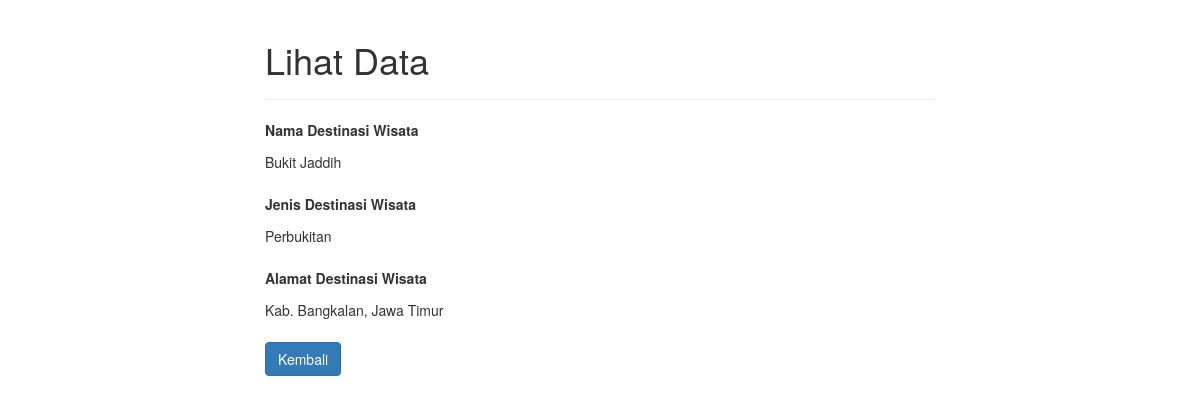
/login/read.php?id=4, run on the app's committed database.
### tables this page shows
CREATE TABLE `destinasi` (
  `id` int(11) NOT NULL,
  `nama` varchar(50) NOT NULL,
  `jenis` varchar(50) NOT NULL,
  `alamat` varchar(50) NOT NULL
);

### login/read.php (the view, shortened to what this page needs)
<?php
if(isset($_GET["id"]) && !empty(trim($_GET["id"]))){
    require_once "config.php";
    $sql = "SELECT * FROM destinasi WHERE id = ?";
    if($stmt = mysqli_prepare($conn, $sql)){
        mysqli_stmt_bind_param($stmt, "i", $param_id);
        if(mysqli_stmt_execute($stmt)){
            $result = mysqli_stmt_get_result($stmt);
            if(mysqli_num_rows($result) == 1){
                                $row = mysqli_fetch_array($result, MYSQLI_ASSOC);
            } else{
                header("location: error.php");
                exit();
            }
        } else{
            echo "Oops! Something went wrong. Please try again later.";
        }
    }
} else{
    header("location: error.php");
    exit();
}
?>
<!DOCTYPE html>
<html lang="en">
<head>
    <link rel="stylesheet" href="https://maxcdn.bootstrapcdn.com/bootstrap/3.3.7/css/bootstrap.css">
</head>
<body>
    <div class="wrapper">
        <div class="container-fluid">
            <div class="row">
                <div class="col-md-12">
                    <div class="page-header">
                        <h1>Lihat Data</h1>
                    </div>
                    <div class="form-group">
                        <label>Nama Destinasi Wisata</label>
                        <p class="form-control-static"><?php echo $row["nama"]; ?></p>
                    </div>
                    <div class="form-group">
                        <label>Jenis Destinasi Wisata</label>
                        <p class="form-control-static"><?php echo $row["jenis"]; ?></p>
                    </div>
                    <div class="form-group">
                        <label>Alamat Destinasi Wisata</label>
                        <p class="form-control-static"><?php echo $row["alamat"]; ?></p>
                    </div>
                    <p><a href="beranda.php" class="btn btn-primary">Kembali</a></p>
                </div>
            </div>
        </div>
    </div>
</body>
</html>

### login/read.php (style rules this page uses)
.wrapper { width: 700px; margin: 0 auto; }

### data on the page
destinasi: nama "Bukit Jaddih", jenis "Perbukitan", alamat "Kab. Bangkalan, Jawa Timur"
